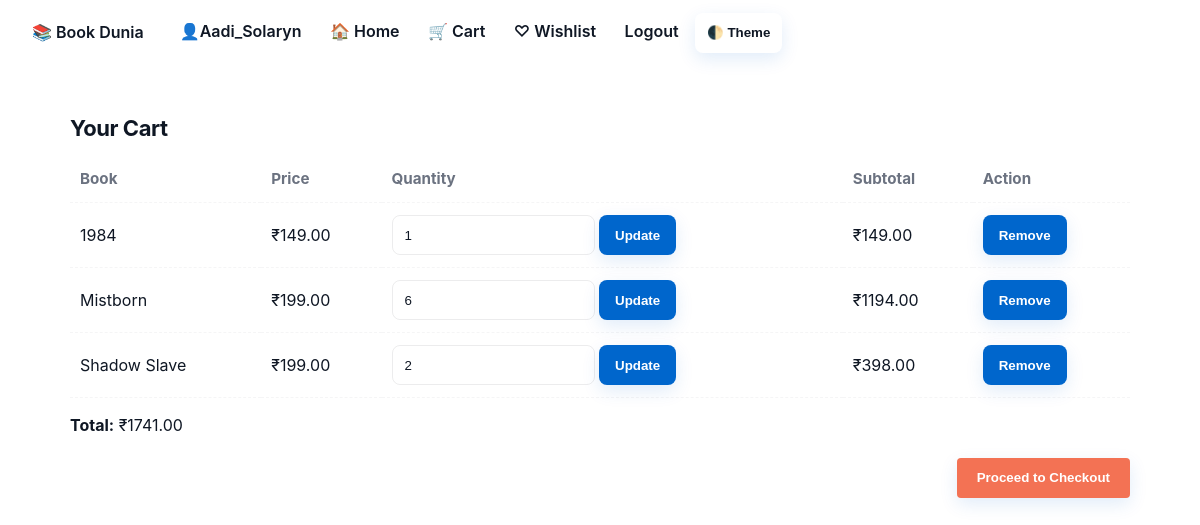
The app's page /cart/ (signed in) with its own data.
### store/models.py (models this page shows, shortened)
class CartItem(models.Model):
    user = models.ForeignKey(User, on_delete=models.CASCADE)
    book = models.ForeignKey(Book, on_delete=models.CASCADE)
    quantity = models.PositiveIntegerField(default=1)

class Book(models.Model):
    title = models.CharField(max_length=200)
    price = models.DecimalField(max_digits=6, decimal_places=2)
    rating = models.FloatField()
    category = models.CharField(max_length=100)
    description = models.TextField(blank=True)
    cover = models.ImageField(upload_to='covers/')
    is_bestseller = models.BooleanField(default=False)

### store/views.py (the view)
# urls.py: path('cart/', views.cart_view, name='cart'),
@login_required
def cart_view(request):
    items = CartItem.objects.filter(user=request.user)
    total = 0
    for item in items:
        item.subtotal = item.book.price * item.quantity
        total += item.subtotal
    return render(request, 'store/cart.html', {'items': items, 'total': total})

### store/templates/store/cart.html (shortened to what this page needs)
{% extends 'base.html' %}
{% block content %}
<h2>Your Cart</h2>
{% if items %}
  <table class="cart-table">
    <thead>
      <tr>
        <th>Book</th>
        <th>Price</th>
        <th>Quantity</th>
        <th>Subtotal</th>
        <th>Action</th>
      </tr>
    </thead>
    <tbody>
      {% for item in items %}
      <tr>
        <td>{{ item.book.title }}</td>
        <td>₹{{ item.book.price|floatformat:2 }}</td>
        <td>
          <form method="post" action="{% url 'update_cart_item' item.id %}">
            <input type="number" name="quantity" value="{{ item.quantity }}" min="1" />
            <button type="submit">Update</button>
          </form>
        </td>
        <td>₹{{ item.subtotal|floatformat:2 }}</td>
        <td>
          <form method="post" action="{% url 'update_cart_item' item.id %}">
            <button type="submit">Remove</button>
          </form>
        </td>
      </tr>
      {% endfor %}
    </tbody>
  </table>
  <p class="cart-total"><strong>Total:</strong> ₹{{ total|floatformat:2 }}</p>
  <div class="checkout-container">
    <a href="{% url 'checkout' %}">
      <button class="checkout-btn">Proceed to Checkout</button>
    </a>
  </div>
{% else %}
  <p>Your cart is empty.</p>
{% endif %}
{% endblock %}

### store/templates/base.html (shortened to what this page needs)
<!DOCTYPE html>
<html lang="en">
<head>
    {% load static %}
    <link rel="stylesheet" href="{% static 'css/home.css' %}">
    <link rel="stylesheet" href="{% static 'styles.css' %}">
</head>
<body>
    <nav class="navbar">
        <div class="nav-left">
            <span class="site-name">📚 Book Dunia</span>
        </div>
        <div class="nav-right">
            {% if user.is_authenticated %}
                <a href="{% url 'profile' %}">👤{{ user.username }}</a>
            {% endif %}
            <a href="{% url 'home' %}">🏠 Home</a>
            <a href="{% url 'cart' %}">🛒 Cart</a>
            <a href="{% url 'wishlist' %}">♡ Wishlist</a>
            {% if user.is_authenticated %}
                <a href="{% url 'logout' %}">Logout</a>
            {% else %}
                <a href="{% url 'login' %}">Login</a>
                <a href="{% url 'signup' %}">Sign Up</a>
            {% endif %}
            <button onclick="toggleTheme()">🌓 Theme</button>
        </div>
    </nav>
    <div class="container">
        {% block content %}{% endblock %}
    </div>
</body>
</html>

### static/styles.css (style rules this page uses)
:root { --bg: #ffffff; --card: #f8f9fb; --text: #0f1724; --muted: #6b7280; --accent: #0066cc; --accent-2: #ff6b6b; --surface: #ffffff; --shadow: 0 6px 18px rgba(12, 18, 28, 0.08); --radius: 10px; --max-width: 1100px; --gap: 18px; --container-padding: 20px; --transition: 180ms ease; --input-height: 40px; --border: 1px solid rgba(15,17,36,0.08); --focus-ring: 0 0 0 4px rgba(0,102,204,0.12); font-family: Inter, ui-sans-serif, system-ui, -apple-system, "Segoe UI", Roboto, "Helvetica Neue", Arial; }
* { box-sizing: border-box; -webkit-font-smoothing: antialiased; -moz-osx-font-smoothing: grayscale; }
html,body { height: 100%; }
body { margin: 0; background: linear-gradient(180deg, var(--bg), var(--bg)); color: var(--text); font-size: 16px; line-height: 1.45; -webkit-tap-highlight-color: transparent; }
a { color: var(--accent); text-decoration: none; transition: color var(--transition); }
.container { max-width: var(--max-width); margin: 28px auto; padding: var(--container-padding); }
nav { width: 100%; background: transparent; display: flex; gap: 12px; align-items: center; padding: 12px var(--container-padding); position: sticky; top: 0; z-index: 40; backdrop-filter: saturate(120%) blur(6px); }
nav a, nav button, nav span { display: inline-flex; align-items: center; gap: 8px; padding: 8px 12px; border-radius: 8px; color: var(--text); background: transparent; border: none; cursor: pointer; font-weight: 600; }
h2, h3 { margin: 0 0 12px 0; font-weight: 700; letter-spacing: -0.02em; }
h2 { font-size: 1.375rem; }
button, .btn { height: var(--input-height); padding: 0 16px; background: var(--accent); color: #fff; border: none; border-radius: 8px; cursor: pointer; font-weight: 700; transition: transform var(--transition), box-shadow var(--transition); box-shadow: 0 6px 18px rgba(0,102,204,0.12); }
input[type="number"], input[type="text"], select { height: var(--input-height); padding: 8px 12px; border-radius: 8px; border: var(--border); background: transparent; color: var(--text); transition: box-shadow var(--transition), border-color var(--transition); }
table { width: 100%; border-collapse: collapse; margin-top: 12px; background: transparent; }
th, td { text-align: left; padding: 12px 10px; border-bottom: 1px dashed rgba(15,17,36,0.04); }
th { color: var(--muted); font-weight: 700; font-size: 0.95rem; }
td { vertical-align: middle; }
.checkout-container { margin-top: 20px; text-align: right; }
.checkout-btn { padding: 10px 20px; background-color: #F37254; color: white; border: none; border-radius: 4px; font-weight: bold; cursor: pointer; }

### records on screen
CartItem: book "1984", book.price "149.00", quantity "1", subtotal "149.00"
CartItem: book "Mistborn", book.price "199.00", quantity "6", subtotal "1194.00"
CartItem: book "Shadow Slave", book.price "199.00", quantity "2", subtotal "398.00"

### other values on screen
{{ user.username }} "Aadi_Solaryn"
{{ total|floatformat:2 }} "1741.00"
